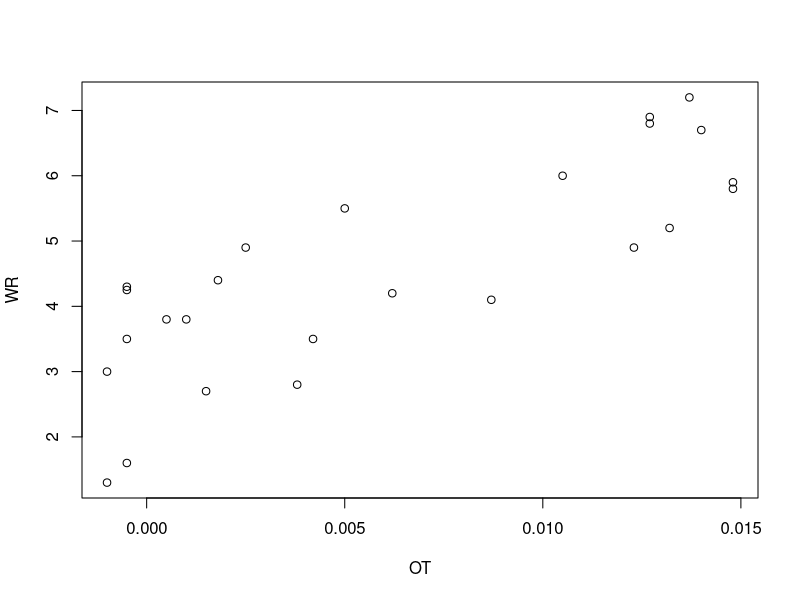
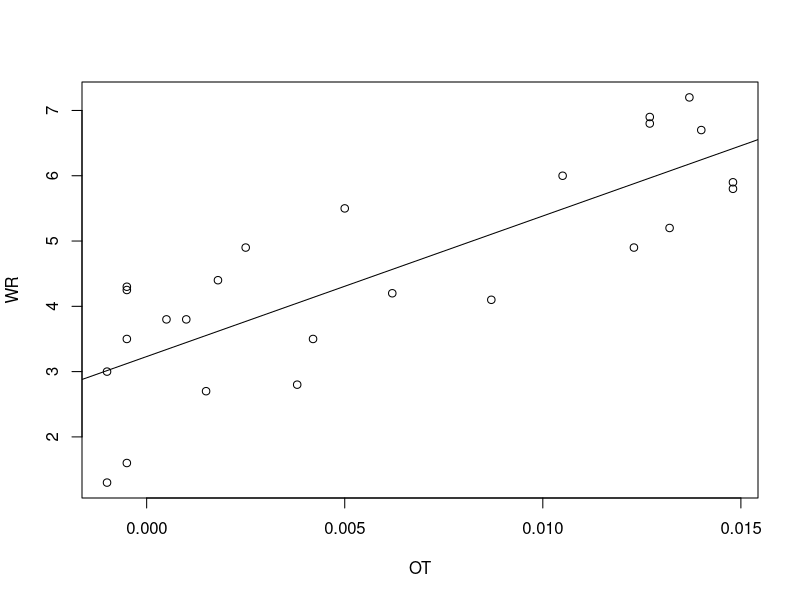
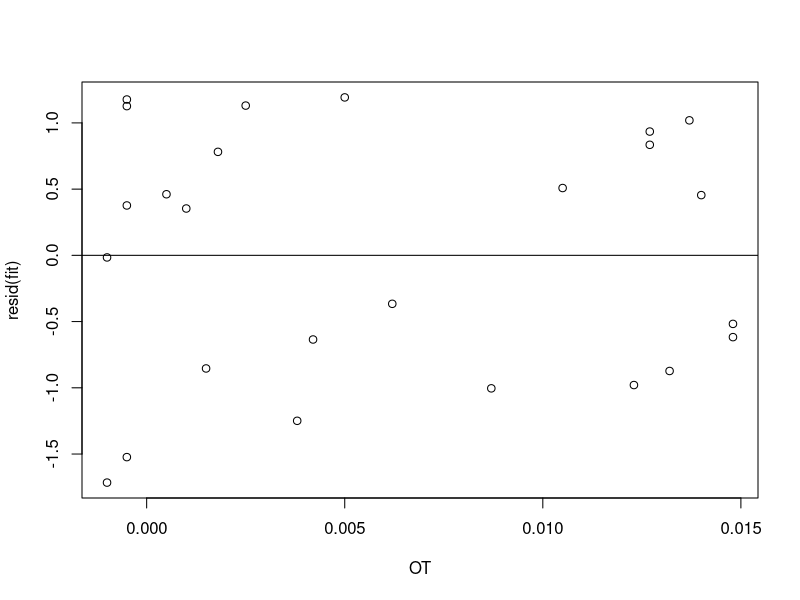

These charts were generated, in order, by the following R code:
OT =c(-0.0010,-0.0010,-0.0005,-0.0005,-0.0005,-0.0005,0.0005,0.0010,0.0015,0.0018,0.0025,0.0038,0.0042,0.0050,0.0062,0.0087,0.0105,0.0123,0.0127,0.0127,0.0132,0.0137,0.0140,0.0148,0.0148)
WR =c(1.30,3.00,1.60,3.50,4.25,4.30,3.80,3.80,2.70,4.40,4.90,2.80,3.50,5.50,4.20,4.10,6.00,4.90,6.80,6.90,5.20,7.20,6.70,5.80,5.90)

#Least square fit

fit =lm(WR~OT)
summary(fit)
plot(WR~OT)
plot(OT,WR)
abline(reg = fit)

#Residual Plot
plot(OT,resid(fit))
abline(h=0)
